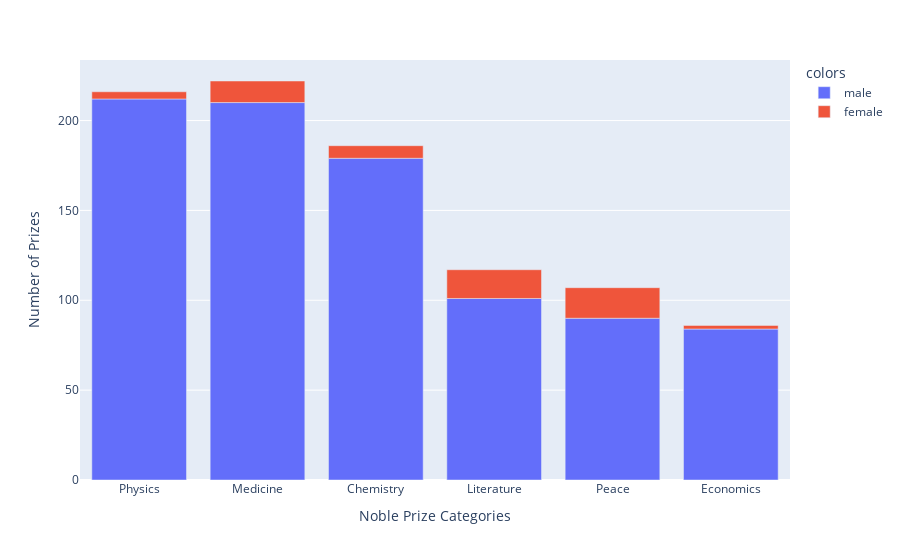

The notebook cell this image was saved under:
### Markdown cell above
# Male and Female Winners by Category

**Challenge**: Create a [plotly bar chart](https://plotly.com/python/bar-charts/) that shows the split between men and women by category.

-   Hover over the bar chart. How many prizes went to women in Literature compared to Physics?

<img src=https://i.imgur.com/od8TfOp.png width=650>

### Code cell
male = dict(df_data[df_data["sex"] == "Male"].category.value_counts())
female = dict(df_data[df_data["sex"] == "Female"].category.value_counts())
data = pd.DataFrame({"male": male, "female": female})
px.bar(
    data,
    labels={
        "value": "Number of Prizes",
        "index": "Noble Prize Categories",
        "variable": "colors",
    },
)

### Figure 1 — Plotly figure (JSON) as saved in the notebook; plotly's stock layout.template omitted (floating-point values rounded to 4 significant figures)
{"data": [{"alignmentgroup": "True", "hovertemplate": "colors=male<br>Noble Prize Categories=%{x}<br>Number of Prizes=%{y}<extra></extra>", "legendgroup": "male", "marker": {"color": "#636efa", "pattern": {"shape": ""}}, "name": "male", "offsetgroup": "male", "orientation": "v", "showlegend": true, "textposition": "auto", "type": "bar", "x": ["Physics", "Medicine", "Chemistry", "Literature", "Peace", "Economics"], "xaxis": "x", "y": [212, 210, 179, 101, 90, 84], "yaxis": "y"}, {"alignmentgroup": "True", "hovertemplate": "colors=female<br>Noble Prize Categories=%{x}<br>Number of Prizes=%{y}<extra></extra>", "legendgroup": "female", "marker": {"color": "#EF553B", "pattern": {"shape": ""}}, "name": "female", "offsetgroup": "female", "orientation": "v", "showlegend": true, "textposition": "auto", "type": "bar", "x": ["Physics", "Medicine", "Chemistry", "Literature", "Peace", "Economics"], "xaxis": "x", "y": [4, 12, 7, 16, 17, 2], "yaxis": "y"}], "layout": {"barmode": "relative", "legend": {"title": {"text": "colors"}, "tracegroupgap": 0}, "margin": {"t": 60}, "xaxis": {"anchor": "y", "domain": [0, 1], "title": {"text": "Noble Prize Categories"}}, "yaxis": {"anchor": "x", "domain": [0, 1], "title": {"text": "Number of Prizes"}}}}
